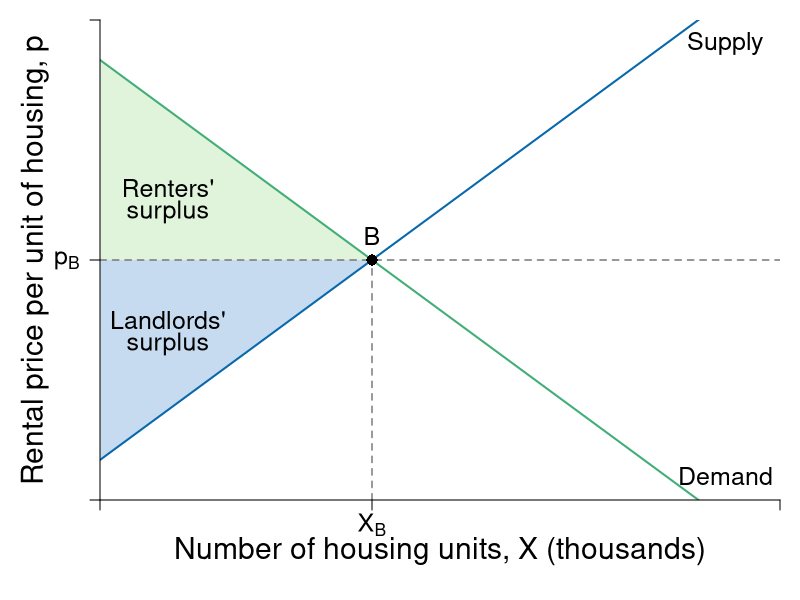

Write R code to recreate this figure.
require(shape)
pdf(file = "public_mechanism/landlord_no_rc.pdf", width = 9, height = 7)

# Set parameters for graphics
axislabelsize <- 1.8
labelsize <- 1.5
namesize <- 1.8
annotatesize <- 1.5
graphlinewidth <- 2
segmentlinewidth <- 1.5

COL <- c("#7fc97f", "#beaed4", "#fdc086", "#ffff99", "#386cb0", "#f0027f", "#bf5b17", "#666666")
COLA <- c("#e0f3db", "#99d8c9","#66c2a4","#41ae76", "#238b45", "#005824")
COLB <- c("#c6dbef", "#4eb3d3", "#2b8cbe", "#0868ac","#084081")
COLC <- c("#fcfbfd", "#efedf5", "#dadaeb", "#bcbddc", "#9e9ac8", "#807dba", "#6a51a3", "#54278f", "#3f007d")
grays <- gray.colors(25, start = 1, end = 0, alpha = 1)

par(mar =  c(5, 5, 1, 1))

# Demand <- function(x, rmax = 20, xmax = 12, n = 8) {
#   rmax - (rmax/(n*xmax))*x
# }

mrsA <- function(x, rmax = 20, xmax = 10) {
  rmax - (rmax/xmax)*x
}

#uA <- function(x, y, rmax, rmax = 20, xmax = 10) {
#  y + rmax*x - (1/2)(rmax/xmax)*x^2
#}


# Supply <- function(x, c1 = 0.75, c2 = 0.0465){
#   c1 + 4*c2*x
# }

Demand <- function(x, c2 = 3667, m = 10/3) {
  c2 - m*x
}

Supply <- function(x, c1 = 334, m = 10/3){
  c1 + m*x
}

# xlims <- c(0, 130)
# ylims <- c(0, 22)

xlims <- c(0, 1250)
ylims <- c(0, 4000)

npts <- 501 
x <- seq(xlims[1], xlims[2], length.out = npts)
y <- seq(ylims[1], ylims[2], length.out = npts) 
a <- c(46.08, 55, 64)
b <- c(46.08, 55, 64)

plot(0, 0, xlim = xlims, ylim = ylims, type = "n",
     xlab = expression(paste("")),
     ylab = expression(paste("")), 
     xaxt = "n", 
     yaxt = "n", 
     cex.lab = axislabelsize, 
     bty = "n",
     xaxs = "i", 
     yaxs = "i")


ticksy <- c(0, 2000, ylims[2])
ylabels <- c(NA, expression(paste(p[B])), NA)
ticksx <- c(0, 500, xlims[2])
xlabels <- c(NA, expression(paste(X[B])), NA)

npts <- 500 
xx1 <- seq(xlims[1], xlims[2], length.out = npts)

#Draw the polygon for landlord surplus
xpoly1 <- c(0, 500, 0)
ypoly1 <- c(2000, 2000, 3667)
polygon(x = xpoly1, y = ypoly1, col=COLA[1], density=NULL, border = NA)


#Draw the polygon for renter loss
# xpoly3 <- c(28.226, 28.226, 48.817)
# ypoly3 <- c( 9.83, 14.1196, 9.83)
# polygon(x = xpoly3, y = ypoly3, col=COLA[1], density=NULL, border = NA)

#Draw the polygon for LL loss
# xpoly4 <- c(28.226, 28.226, 48.817)
# ypoly4 <- c(6, 9.83, 9.83)
# polygon(x = xpoly4, y = ypoly4, col=COLB[1], density=NULL, border = NA)


# Draw now renters surplus
xpoly5 <- c(0, 0, 500)
ypoly5 <- c(2000, 334, 2000)
polygon(x = xpoly5, y = ypoly5, col=COLB[1], density=NULL, border = NA)

#text(51, 5.5, expression(paste("Landlord Surplus Lost")), xpd = TRUE, cex = labelsize) 

#Segments
segments(0, 2000, xlims[2], 2000, lty = 2, grays[20] , lwd = segmentlinewidth)
segments(500, 0, 500, 2000, lty = 2, col = grays[20] , lwd = segmentlinewidth)
#segments(0, 1500, xlims[2], 1500, lty = 2, grays[20] , lwd = segmentlinewidth)

# segments(0, 6, xlims[2], 6, lty = 2, grays[20] , lwd = segmentlinewidth)
# segments(28.226, 0, 28.226, 14.1196, lty = 2, grays[20] , lwd = segmentlinewidth)

#Lines for mrs graph
lines(xx1, Demand(xx1), col = COLA[4], lwd = graphlinewidth)
lines(xx1, Supply(xx1), col = COLB[4], lwd = graphlinewidth)

# Points
points(500, 2000, pch = 16, col = "black", cex = 1.5)
text(500, 2200, expression(paste(B)), xpd = TRUE, cex = labelsize)


# text(1050, 2100, expression("Price before control"), cex = labelsize)
# text(1050, 1400, expression(paste("Rent control price")), cex = labelsize)


#Label axes
mtext(expression(paste("Number of housing units, ", X, " (thousands)")), side=1, line = 2.5, cex = axislabelsize)
text(-120, 0.5*ylims[2], expression(paste("Rental price per unit of housing, ", p)), xpd = TRUE, cex = axislabelsize, srt = 90) 

# Labels
text(125, 1500, expression(paste("Landlords'")), xpd = TRUE, cex = labelsize)
text(125, 1300, expression(paste("surplus")), xpd = TRUE, cex = labelsize)
text(125, 2600, expression(paste("Renters'")), xpd = TRUE, cex = labelsize) 
text(125, 2400, expression(paste("surplus")), xpd = TRUE, cex = labelsize)

#text(100, 10.25, expression("Price, Before"), cex = labelsize)
#text(100, 5.5, expression(paste("Rent Control Price")), cex = labelsize)

text(1150, 200, expression("Demand"), cex = labelsize)
text(1150, 3800, expression("Supply"), cex = labelsize)


axis(1, at = ticksx, pos = 0, labels = xlabels, cex.axis = labelsize)
axis(2, at = ticksy, pos = 0, labels = ylabels, las = 1, cex.axis = labelsize)

dev.off()
